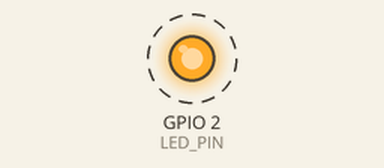
Recording of a program running on a simulated ESP32. On the bench: output pins drawn as LEDs (lit = HIGH). Dashed ring = blinking. What the program prints to the serial monitor is not drawn.

Above: at 4.5 s.
Timing chart, 0 to 8.6 s (numbered marks = the images above):
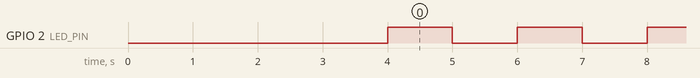

The program:

main.cpp
```cpp
#include <Arduino.h>

// Most standard ESP32 Dev boards have a built-in blue LED on GPIO 2
const int LED_PIN = 2;

void setup() {
  // Start the serial communication at a baud rate of 115200
  Serial.begin(115200);

  // Configure the built-in LED pin as an output
  pinMode(LED_PIN, OUTPUT);
  delay(4000);
  // Print a startup message to the Serial Monitor
  Serial.println("ESP32 Boot Successful! Test code running...");
}

void loop() {
  digitalWrite(LED_PIN, HIGH);   // Turn the LED on
  Serial.println("LED is ON");
  delay(1000);                   // Wait for 1 second (1000 milliseconds)

  digitalWrite(LED_PIN, LOW);    // Turn the LED off
  Serial.println("LED is OFF");
  delay(1000);                   // Wait for 1 second
}
```

Measured:
- by itself, GPIO 2 (LED_PIN): alternates HIGH for 1.0 s and LOW for 1.0 s
